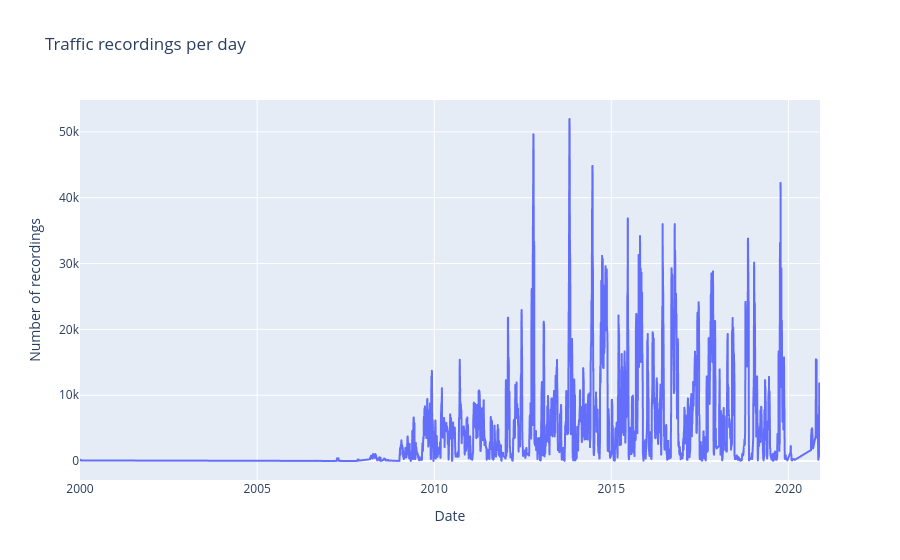

The code cell stored with this chart in its notebook:
### Code cell
import plotly.express as px

fig = px.line(
    rec_per_day,
    x="date",
    y="Cnt",
    title="Traffic recordings per day",
    labels={"date": "Date", "Cnt": "Number of recordings"}
)

fig.update_traces(
    hovertemplate="Date: %{x|%Y-%m-%d}<br>Recordings: %{y}<extra></extra>"
)

fig.show()

### Figure 1 — Plotly figure (JSON) as saved in the notebook; plotly's stock layout.template omitted (floating-point values rounded to 4 significant figures; data arrays with more than 128 entries replaced by an {"elided": "..."} marker saying what was removed)
{"data": [{"hovertemplate": "Date: %{x|%Y-%m-%d}<br>Recordings: %{y}<extra></extra>", "legendgroup": "", "line": {"color": "#636efa", "dash": "solid"}, "marker": {"symbol": "circle"}, "mode": "lines", "name": "", "showlegend": false, "type": "scattergl", "x": {"elided": "4079 str values"}, "xaxis": "x", "y": {"elided": "4079 int values"}, "yaxis": "y"}], "layout": {"legend": {"tracegroupgap": 0}, "title": {"text": "Traffic recordings per day"}, "xaxis": {"anchor": "y", "domain": [0, 1], "title": {"text": "Date"}}, "yaxis": {"anchor": "x", "domain": [0, 1], "title": {"text": "Number of recordings"}}}}
